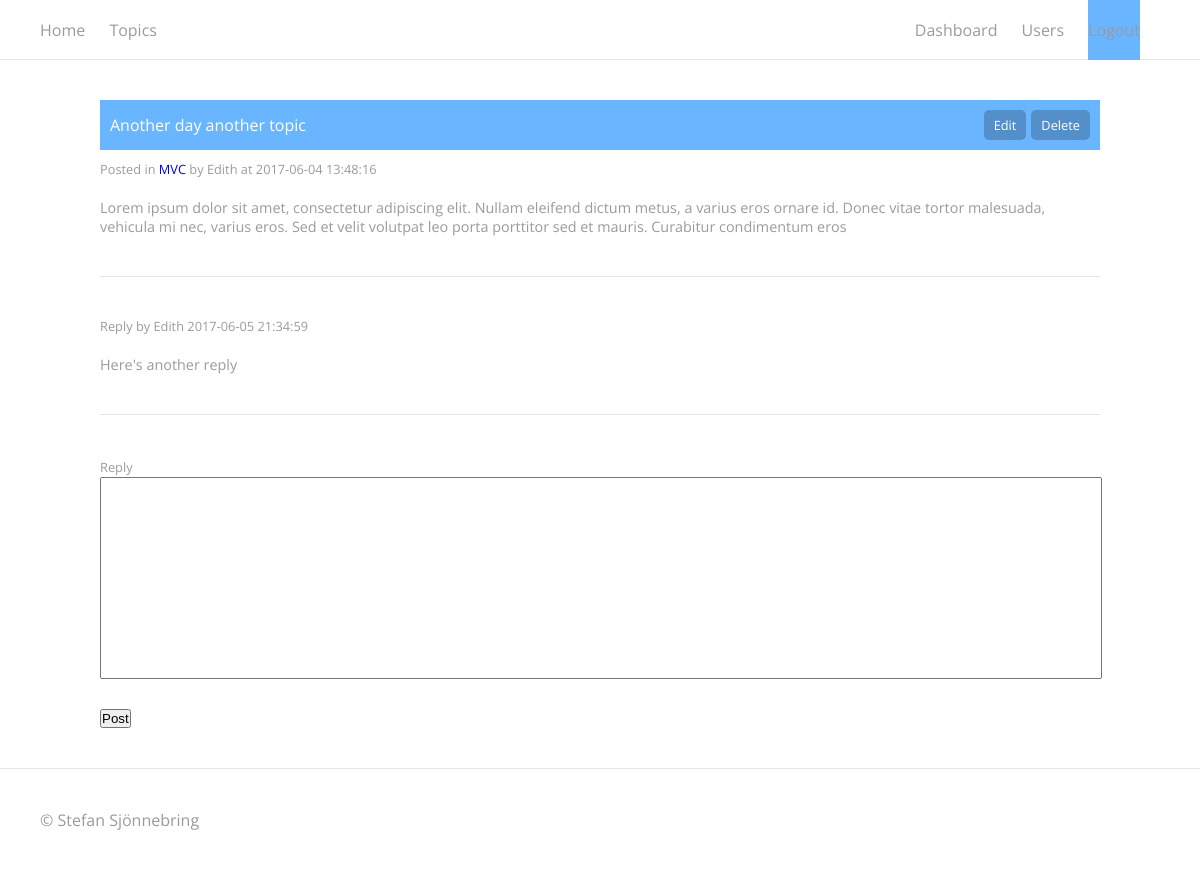
The app's page /topics/topic/3 (signed in) with its own data.
### tables this page shows
CREATE TABLE `topics` (
  `topic_id` int(11) NOT NULL,
  `topic_title` varchar(255) NOT NULL,
  `topic_content` varchar(255) NOT NULL,
  `topic_date` datetime NOT NULL DEFAULT CURRENT_TIMESTAMP,
  `topic_cat` int(11) NOT NULL,
  `topic_author` int(11) NOT NULL
);

CREATE TABLE `categories` (
  `cat_id` int(11) NOT NULL,
  `cat_name` varchar(255) NOT NULL,
  `cat_desc` varchar(255) NOT NULL
);

CREATE TABLE `users` (
  `id` int(11) NOT NULL,
  `username` varchar(25) NOT NULL,
  `password` varchar(255) NOT NULL,
  `role` enum('admin','moderator','member') NOT NULL DEFAULT 'member'
);

CREATE TABLE `replies` (
  `reply_id` int(11) NOT NULL,
  `reply_content` varchar(255) NOT NULL,
  `reply_date` datetime NOT NULL DEFAULT CURRENT_TIMESTAMP,
  `reply_topic` int(11) NOT NULL,
  `reply_author` int(11) NOT NULL,
  `reply_username` varchar(255) NOT NULL
);

### lib/View.php (called while the page is built, shortened)
<?php
class View {
	public function render($view)
	{
		require_once('views/' . $view . '.php');
	}
}

### controllers/topics.php (called while the page is built, shortened)
<?php
class Topics extends Controller
{
	public function topic($id)
	{
		$this->view->topic = $this->model->getTopic($id);
		$this->view->replies = $this->model->getReplies($id);
		$this->view->render('topics/topic');
	}
}

### index.php (called while the page is built, shortened)
<?php
$boot = new Bootstrap();
?>

### lib/Database.php (called while the page is built, shortened)
<?php
class Database {
    private $host   = EDITH_DB_HOST;
    private $user   = EDITH_DB_USER;
    private $pass   = EDITH_DB_PASS;
    private $dbname = EDITH_DB_NAME;
    private $dbh;
    public function __construct()
    {
        $dsn = 'mysql:host=' . $this->host . ';dbname=' . $this->dbname;
        $options = array(
            PDO::ATTR_PERSISTENT    => true,
            PDO::ATTR_ERRMODE       => PDO::ERRMODE_EXCEPTION
        );
        try
        {
            $this->dbh = new PDO($dsn, $this->user, $this->pass, $options);
        }
        catch(PDOException $e)
        {
            $this->error = $e->getMessage();
        }
    }
    public function query($query)
    {
        $this->stmt = $this->dbh->prepare($query);
    }
    public function execute(){
        return $this->stmt->execute();
    }
    public function resultset()
    {
        $this->execute();
        return $this->stmt->fetchAll(PDO::FETCH_ASSOC);
    }
}
?>

### models/topics_model.php (called while the page is built, shortened)
<?php
class Topics_Model extends Model
{
	public function getTopic($id)
	{
		$sql 	= $this->db->query("SELECT * FROM `topics` WHERE `topic_id` = {$id}");
		$result = $this->db->resultset();
		$catId 	= $result[0]['topic_cat'];
		$userId = $result[0]['topic_author'];
		$category = $this->getCategory($catId);
		$username = $this->getUser($userId);
		$data = array($result, $category, $username);
		return $data;
	}
	public function getCategory($id)
	{
		$this->db->query("SELECT `cat_id`, `cat_name` FROM `categories` WHERE `cat_id` = {$id}");
		$result = $this->db->resultset();
		return $result;
	}
	public function getUser($id)
	{
		$this->db->query("SELECT `id`, `username` FROM `users` WHERE `id` = {$id}");
		$result = $this->db->resultset();
		return $result;
	}
	public function getReplies($id)
	{
		$this->db->query("SELECT * FROM `replies` WHERE `reply_topic` = {$id}");
		$result = $this->db->resultset();
		return $result;
	}
}

### lib/Model.php (called while the page is built)
<?php
class Model
{
	function __construct()
	{
		$this->db = new Database();
	}
}

### views/topics/topic.php (the view, shortened to what this page needs)
<?php
$topic_id = $this->topic[0][0]['topic_id'];
$topic_title = $this->topic[0][0]['topic_title'];
$topic_content = $this->topic[0][0]['topic_content'];
$topic_date = $this->topic[0][0]['topic_date'];
$topic_cat = $this->topic[1][0]['cat_name'];
$topic_auth = $this->topic[2][0]['username'];
$replies = "";
	$edit = "";
	$delete = "";
	if(isset($_SESSION['id']) || isset($_SESSION['role'])) {
		if($_SESSION['id'] == $topic_id || $_SESSION['role'] == "admin")
		{
			$edit = "<a href='../edit/$topic_id' class='topic-btn'>Edit</a>";
			$delete = "<a href='../delete/$topic_id' class='topic-btn'>Delete</a>";
		}
	}
foreach ($this->replies as $key => $value) {
	$replies .= "<div class='reply'>
					<p class='info'>Reply by {$value['reply_username']} {$value['reply_date']}</p>
					<p>{$value['reply_content']}</p>
				</div>";
}
$edith['main'] = <<<EOD
<div class="content-wrapper">
		<div class='topic'>
			<div id='topics-toolbar'>
				{$topic_title}
				{$delete}
				{$edit}
			</div>
			<p class='info'>Posted in <a href='../category/{$topic_cat}'>{$topic_cat}</a> by $topic_auth at {$topic_date}</p>
			<p>{$topic_content}</p>
		</div>
		{$replies}
		<form method="post" action="../reply/{$topic_id}">
			<label>Reply</label><br /><textarea name="reply_content"></textarea><br /><br />
			<input type="submit" value="Post" />
		</form>
</div>
EOD;
?>

### public/css/general.css (style rules this page uses)
* { margin:0; padding:0; }
body { background-color: #fff; font-family: 'Open Sans', sans-serif; color:#9b9b9b; }
label { font-size: 0.8em; }
a { text-decoration: none; }
p { font-size: 0.9em; }
.content-wrapper { margin: auto; width: 1000px; }
.info { font-size: 0.8em; margin-bottom: 20px; }
.reply { padding-bottom: 40px; margin-bottom: 40px; border-bottom: 1px solid #e2e5e9; }
textarea { width: 100%; height: 200px; resize: none; }

### public/css/topics.css (style rules this page uses)
#topics-toolbar { background-color: #69b5ff; color: #fff; height: 30px; margin-bottom: 10px; line-height: 30px; padding: 10px; }
#topics-toolbar a { color: #fff; }
.topic-btn { float: right; font-size: 0.8em; background-color: #548fc9; border-radius: 5px; display: inline; padding-right: 10px; padding-left: 10px; margin-left:5px; }
.topic { padding-bottom: 40px; margin-bottom: 40px; border-bottom: 1px solid #e2e5e9; }

### records on screen
topics: topic_title "Another day another topic", topic_date "2017-06-04 13:48:16", topic_content "Lorem ipsum dolor sit amet, consectetur adipiscing elit. Nullam eleifend dictum metus, a varius eros ornare id. Donec vitae tortor malesuada, vehicula mi nec, varius eros. Sed et velit volutpat leo porta porttitor sed et mauris. Curabitur condimentum eros"
categories: cat_name "MVC"
users: username "Edith"
replies: reply_username "Edith", reply_date "2017-06-05 21:34:59", reply_content "Here's another reply"
